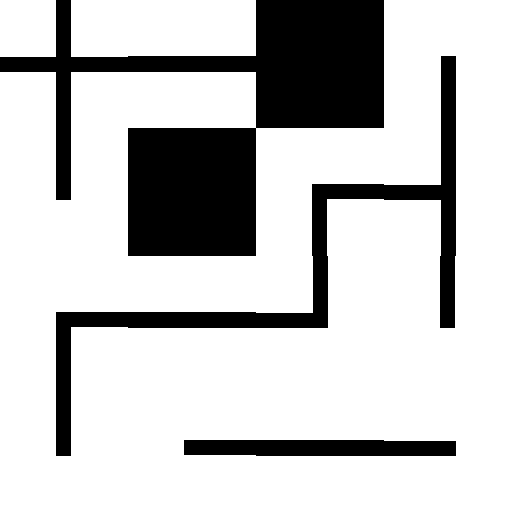

This is a level from a 2D game, rendered from its Tiled map with the project's own tilesets. A one-line summary and the complete map file follow:
An orthogonal 4x4 tile map with 128x128 px tiles, 1 tile layer (Tile Layer 1).

<map version="1.2" tiledversion="1.3.4" orientation="orthogonal" renderorder="right-down" width="4" height="4" tilewidth="128" tileheight="128" infinite="0" nextlayerid="2" nextobjectid="1">
 <editorsettings>
  <export target="9.csv" format="csv" />
 </editorsettings>
 <tileset firstgid="1" name="g1" tilewidth="128" tileheight="128" tilecount="15" columns="0">
  <grid orientation="orthogonal" width="1" height="1" />
  <tile id="0">
   <image width="128" height="128" source="../tileset/0.bmp" />
  </tile>
  <tile id="1">
   <image width="128" height="128" source="../tileset/1.bmp" />
  </tile>
  <tile id="2">
   <image width="128" height="128" source="../tileset/2.bmp" />
  </tile>
  <tile id="3">
   <image width="128" height="128" source="../tileset/3.bmp" />
  </tile>
  <tile id="4">
   <image width="128" height="128" source="../tileset/4.bmp" />
  </tile>
  <tile id="5">
   <image width="128" height="128" source="../tileset/5.bmp" />
  </tile>
  <tile id="6">
   <image width="128" height="128" source="../tileset/6.bmp" />
  </tile>
  <tile id="7">
   <image width="128" height="128" source="../tileset/7.bmp" />
  </tile>
  <tile id="8">
   <image width="128" height="128" source="../tileset/8.bmp" />
  </tile>
  <tile id="9">
   <image width="128" height="128" source="../tileset/9.bmp" />
  </tile>
  <tile id="10">
   <image width="128" height="128" source="../tileset/10.bmp" />
  </tile>
  <tile id="11">
   <image width="128" height="128" source="../tileset/11.bmp" />
  </tile>
  <tile id="12">
   <image width="128" height="128" source="../tileset/12.bmp" />
  </tile>
  <tile id="13">
   <image width="128" height="128" source="../tileset/13.bmp" />
  </tile>
  <tile id="14">
   <image width="128" height="128" source="../tileset/14.bmp" />
  </tile>
 </tileset>
 <layer id="1" name="Tile Layer 1" width="4" height="4">
  <data encoding="csv">
15,6,0,3,
1,0,8,14,
8,6,10,1,
1,2,6,4
</data>
 </layer>
</map>
